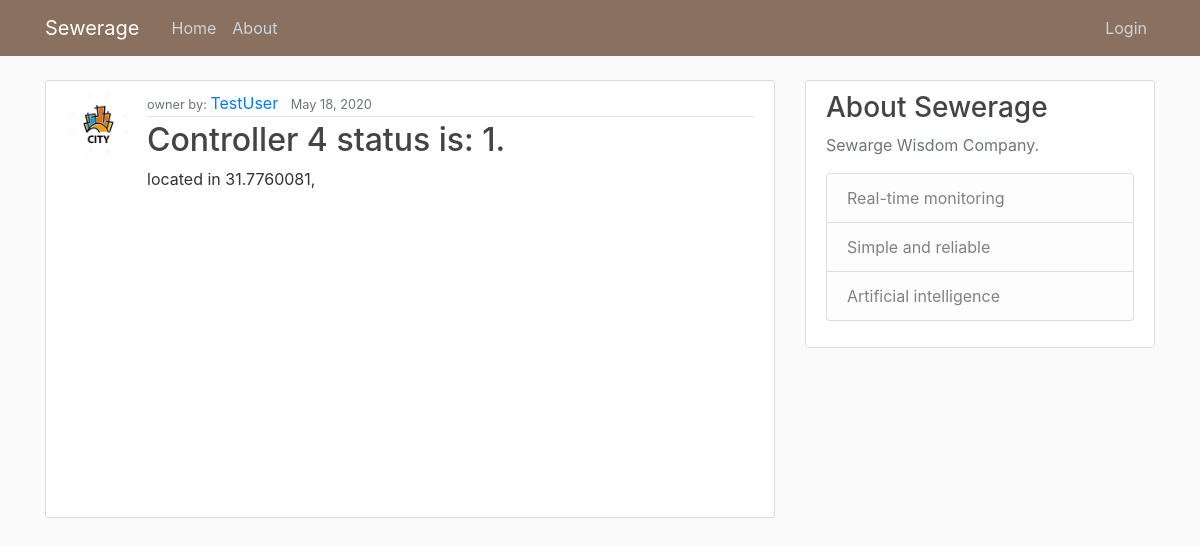
Screenshot of /controller/4/ with the database file from the repository.
### sewerage/models.py (models this page shows, shortened)
class Controller(models.Model):
    controller_x = models.FloatField(default=31.7760081)
    controller_y = models.FloatField(default=35.2353219)
    GREEN = 1
    YELLOW = 2
    ORANGE = 3
    RED = 4
    STATUS = [
        (GREEN, '1 - GREEN'),
        (YELLOW, '2 - YELLOW'),
        (ORANGE, '3 - ORANGE'),
        (RED, '4 - RED')
    ]
    status = models.IntegerField(choices=STATUS)
    installed_date = models.DateTimeField(default=timezone.now)
    owner = models.ForeignKey(User, on_delete=models.CASCADE)

### users/models.py (models this page shows, shortened)
class Profile(models.Model):
    user = models.OneToOneField(User, on_delete=models.CASCADE, null=True)
    image = models.ImageField(default='default.jpg', upload_to='profile_pics')

### sewerage/views.py (the view)
# urls.py: path('controller/<int:pk>/', ControllerDetailView.as_view(), name='controller-detail'),
class ControllerDetailView(DetailView):
    model = Controller

### sewerage/templates/sewerage/controller_detail.html (shortened to what this page needs)
{% extends 'sewerage/base.html' %}
{% block content %}
    <article class="media content-section">
        <img src="{{ object.owner.profile.image.url }}" class="rounded-circle article-img">
        <div class="media-body">
        <div class="article-metadata">
        <small class="text-muted">owner by: </small>
            <a class="mr-2" href="#">{{ object.owner }}</a>
            <small class="text-muted">{{ object.installed_date|date:"F d, Y" }}</small>
        </div>
        <h2 class="article-title">Controller {{ object.pk }} status is: {{ object.status }}.</h2>
        <p class="article-content">located in {{ object.controller_x }}, {{controller_y}}</p>
        <div id="map" class="map" style="width: 100%; height: 300px;""></div>
        </div>
    </article>
{% endblock content %}

### sewerage/static/sewerage/main.css (style rules this page uses)
body { background: #fafafa; color: #333333; margin-top: 5rem; }
h1, h2, h3, h4, h5, h6 { color: #444444; }
.content-section { background: #ffffff; padding: 10px 20px; border: 1px solid #dddddd; border-radius: 3px; margin-bottom: 20px; }
.article-title { color: #444444; }
.article-content { white-space: pre-line; }
.article-img { height: 65px; width: 65px; margin-right: 16px; }
.article-metadata { padding-bottom: 1px; margin-bottom: 4px; border-bottom: 1px solid #e3e3e3 }

### rows the page displays
Controller: owner.profile.image (placeholder picture), owner "TestUser", installed_date "May 18, 2020", pk "4", status "1", controller_x "31.7760081"
